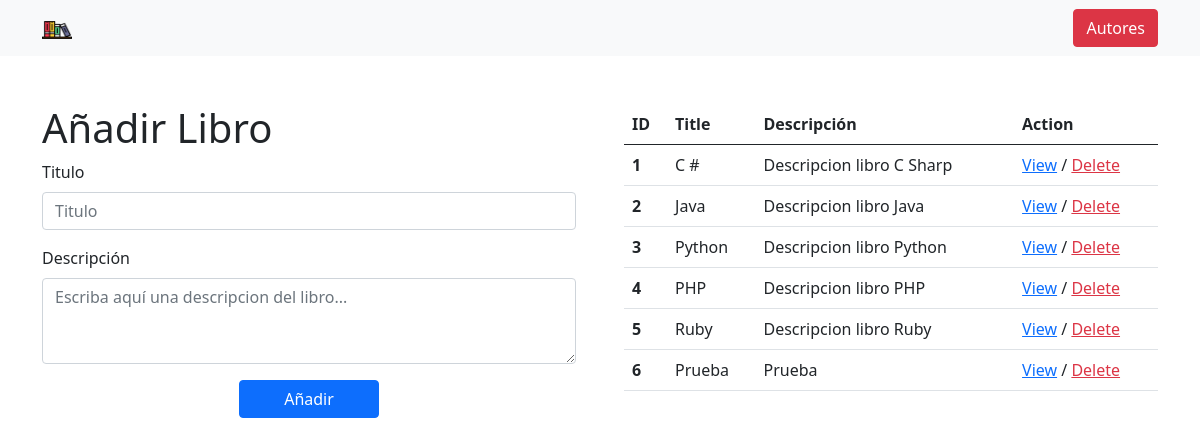
/libros, run on an earlier commit of the app's database.
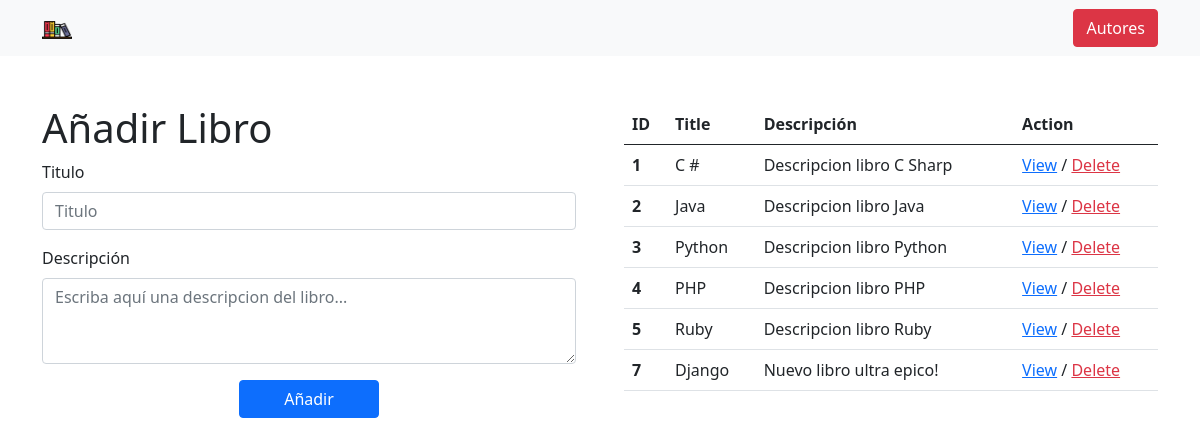
And on a later commit of the database.
### app/models.py (models this page shows, shortened)
class Libro(models.Model):
    titulo = models.CharField(max_length=255)
    descripcion = models.TextField()
    created_at = models.DateTimeField(auto_now_add=True)
    updated_at = models.DateTimeField(auto_now=True)
    def __str__(self):
        return  f"Titulo: {self.titulo}  Descripcion: {self.descripcion}"

### app/views.py (the view)
# urls.py: path("libros", views.libros),
def libros(request):
    print(Libro.objects.all())
    context = {
        "libros" : Libro.objects.all()
    }
    return render(request, "libros.html",context)

### app/templates/libros.html (shortened to what this page needs)
<!DOCTYPE html>
<html lang="en">
<head>
    {% load static %}
    <link rel="stylesheet" href="{% static 'css/bootstrap.min.css' %}">
</head>
<body>
    <nav class="navbar navbar-light bg-light mb-5">
        <div class="container">
          <a class="navbar-brand" href="#">
            <img src="{% static 'img/libros.png' %}" alt="" width="30" height="24">
          </a>
          <a href="/autores" class="btn btn-danger">Autores</a>
        </div>
    </nav>
    <div class="container ">
        <div class="row row-cols-2 g-5">
            <div class="col-6">
                <h1>Añadir Libro</h1>
                <form action="/añadir/libros" method="post">
                    <div class="row justify-content-center">
                        <div class="col-12 mb-3">
                            <label for="exampleFormControlInput1" class="form-label">Titulo</label>
                            <input name="titulo" type="text" class="form-control" id="exampleFormControlInput1" placeholder="Titulo">
                        </div>
                        <div class="col-12 mb-3">
                            <label for="exampleFormControlTextarea1" class="form-label">Descripción</label>
                            <textarea name="desc" class="form-control" id="exampleFormControlTextarea1" rows="3" placeholder="Escriba aquí una descripcion del libro..."></textarea>
                        </div>
                        <button class="btn btn-primary col-3 mb-3" type="submit">Añadir</button>
                    </div>
                </form>
            </div>
            <div class="col-6">
                <table class="table">
                    <thead>
                      <tr>
                        <th scope="col">ID</th>
                        <th scope="col">Title</th>
                        <th scope="col">Descripción</th>
                        <th scope="col">Action</th>
                      </tr>
                    </thead>
                    <tbody>
                      {%for libro in libros%}
                      <tr>
                        <th scope="col" >{{libro.id}}</th>
                        <td>{{libro.titulo}}</td>
                        <td>{{libro.descripcion}}</td>
                        <td><a href="/libro/{{libro.id}}">View</a> / <a href="/libro/eliminar/{{libro.id}}" class="text-danger">Delete</a></td>
                      </tr>
                      {%endfor%}
                    </tbody>
                  </table>
            </div>
        </div>
    </div>
</body>
</html>

What changed in the data, as far as the page shows it:
removed Libro: id "6", titulo "Prueba", descripcion "Prueba"
added Libro: id "7", titulo "Django", descripcion "Nuevo libro ultra epico!"
